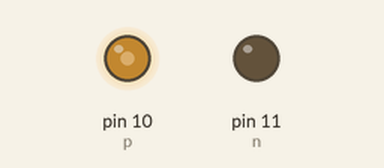
Recording of a sketch running on a simulated Arduino Uno, built with avr-gcc and run on an emulated ATmega328P. Parts: output pins drawn as LEDs (lit = HIGH).

Above: at 0.05 s.
At 6.0 s:
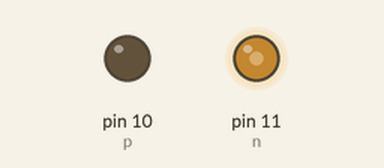
Timing chart, 0 to 7.8 s (numbered marks = the images above):
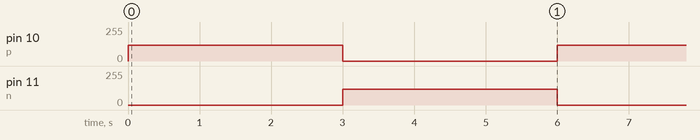

Measured:
- by itself, pin 10 (p), pin 11 (n): alternates 120/255 for 3.0 s and 0/255 for 3.0 s

The sketch:

motor_rotation_control.ino
```cpp
// C++ code
//motor rotation control
int p=10,n=11;
void setup()
{
  pinMode(p,OUTPUT);
  pinMode(n,OUTPUT);
}

void loop()
{
  analogWrite(p,120);
  analogWrite(n,0);
  delay(3000);
  analogWrite(p,0);
  analogWrite(n,120);
  delay(3000);
}
  
```
